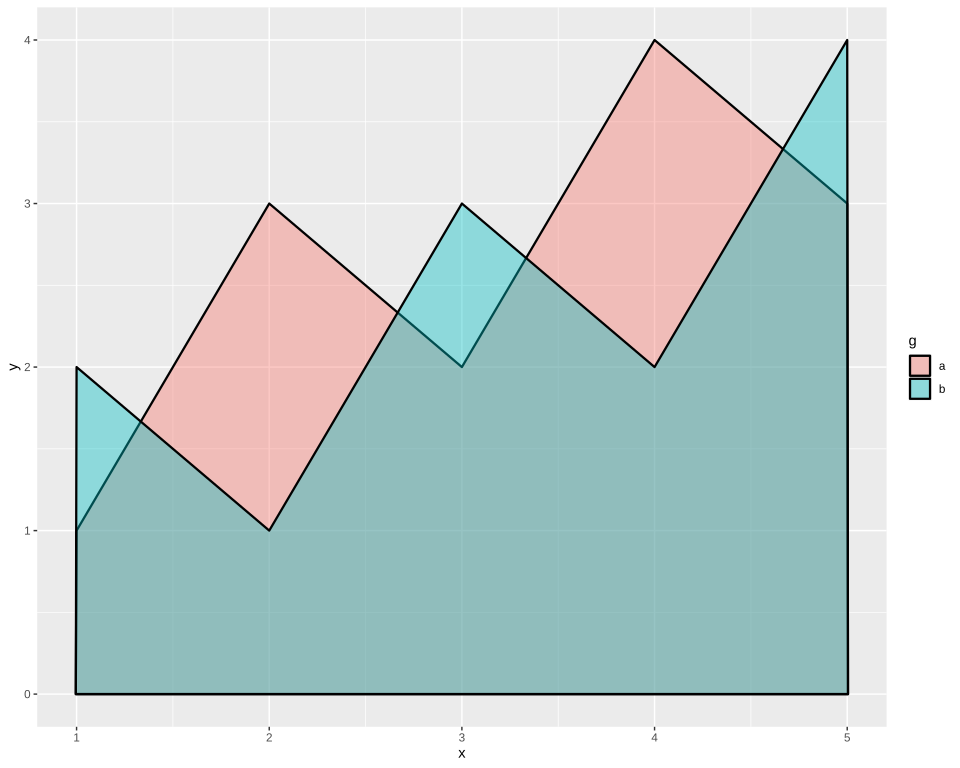

Write R code to recreate this figure.
# The plot test/golden/area_identity.svg draws, drawn by ggplot2 itself, as ggplot2's own visual tests
# draw their snapshots: the independent check on that golden whenever it changes. The suite never
# runs this; it needs R, ggplot2 and vdiffr, saved as the Docker image giggly-r:ggplot2-4.0.3. From
# the repository's root:
#
#   docker run --rm -v "$PWD/test/golden":/golden:ro giggly-r:ggplot2-4.0.3 \
#     Rscript /golden/area_identity.R > area_identity.ggplot2.svg
#
# and compare the two drawings element by element, as test/golden/point.R describes.
#
# Two groups' areas drawn where they are, overlapping at an alpha of 0.4, each bordered whole,
# 0.8 mm wide, the border taking no alpha, the keys bordered as the areas are.
# First checked with ggplot2 4.0.3 and vdiffr 1.0.9: every element matches, the x axis drawn
# before the y as test/golden/point.R describes, and every clip path.

library(ggplot2)
data <- data.frame(g = rep(c("a", "b"), each = 5), x = rep(1:5, 2), y = c(1, 3, 2, 4, 3, 2, 1, 3, 2, 4))
plot <- ggplot(data, aes(x, y, fill = g)) +
  geom_area(position = "identity", alpha = 0.4, colour = "black", linewidth = 0.8,
    outline.type = "full") +
  theme_gray()
file <- tempfile(fileext = ".svg")
vdiffr::write_svg(plot, file)
cat(readLines(file), sep = "\n")
